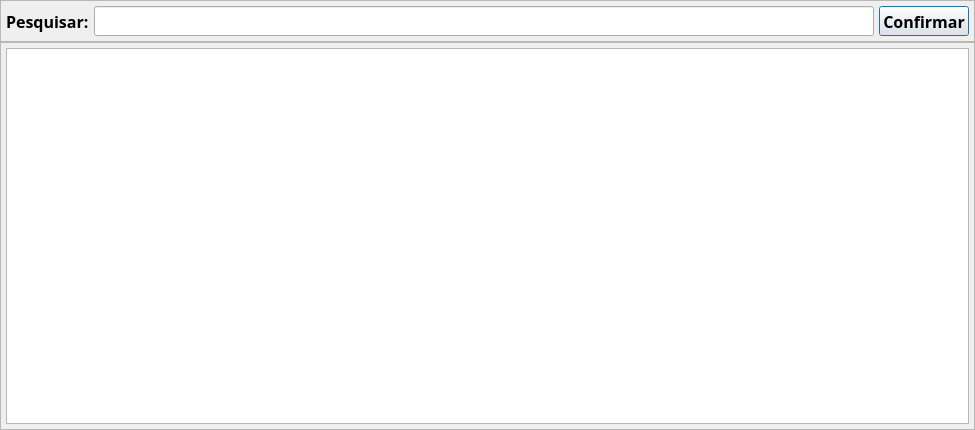
<?xml version="1.0" encoding="UTF-8"?>
<ui version="4.0">
 <class>Pesquisa_Abastecimento</class>
 <widget class="QDialog" name="Pesquisa_Abastecimento">
  <property name="geometry">
   <rect>
    <x>0</x>
    <y>0</y>
    <width>975</width>
    <height>430</height>
   </rect>
  </property>
  <property name="font">
   <font>
    <family>Segoe UI Semibold</family>
    <pointsize>12</pointsize>
    <bold>true</bold>
   </font>
  </property>
  <property name="windowTitle">
   <string>Pesquisa Abastecimento</string>
  </property>
  <layout class="QVBoxLayout" name="verticalLayout">
   <property name="spacing">
    <number>0</number>
   </property>
   <property name="leftMargin">
    <number>0</number>
   </property>
   <property name="topMargin">
    <number>0</number>
   </property>
   <property name="rightMargin">
    <number>0</number>
   </property>
   <property name="bottomMargin">
    <number>0</number>
   </property>
   <item>
    <widget class="QFrame" name="frm_Filtro">
     <property name="frameShape">
      <enum>QFrame::Shape::StyledPanel</enum>
     </property>
     <property name="frameShadow">
      <enum>QFrame::Shadow::Raised</enum>
     </property>
     <layout class="QHBoxLayout" name="horizontalLayout">
      <property name="spacing">
       <number>5</number>
      </property>
      <property name="leftMargin">
       <number>5</number>
      </property>
      <property name="topMargin">
       <number>5</number>
      </property>
      <property name="rightMargin">
       <number>5</number>
      </property>
      <property name="bottomMargin">
       <number>5</number>
      </property>
      <item>
       <widget class="QLabel" name="lb_Pesquisa">
        <property name="minimumSize">
         <size>
          <width>0</width>
          <height>30</height>
         </size>
        </property>
        <property name="maximumSize">
         <size>
          <width>16777215</width>
          <height>30</height>
         </size>
        </property>
        <property name="text">
         <string>Pesquisar:</string>
        </property>
       </widget>
      </item>
      <item>
       <widget class="QLineEdit" name="txt_Pesquisa">
        <property name="minimumSize">
         <size>
          <width>0</width>
          <height>30</height>
         </size>
        </property>
        <property name="maximumSize">
         <size>
          <width>16777215</width>
          <height>30</height>
         </size>
        </property>
       </widget>
      </item>
      <item>
       <widget class="QPushButton" name="bt_Pesquisa">
        <property name="minimumSize">
         <size>
          <width>0</width>
          <height>30</height>
         </size>
        </property>
        <property name="maximumSize">
         <size>
          <width>16777215</width>
          <height>30</height>
         </size>
        </property>
        <property name="text">
         <string>Confirmar</string>
        </property>
       </widget>
      </item>
     </layout>
    </widget>
   </item>
   <item>
    <widget class="QFrame" name="frm_Lista">
     <property name="frameShape">
      <enum>QFrame::Shape::StyledPanel</enum>
     </property>
     <property name="frameShadow">
      <enum>QFrame::Shadow::Raised</enum>
     </property>
     <layout class="QVBoxLayout" name="verticalLayout_2">
      <property name="spacing">
       <number>5</number>
      </property>
      <property name="leftMargin">
       <number>5</number>
      </property>
      <property name="topMargin">
       <number>5</number>
      </property>
      <property name="rightMargin">
       <number>5</number>
      </property>
      <property name="bottomMargin">
       <number>5</number>
      </property>
      <item>
       <widget class="QTableView" name="tb_Abastecimento"/>
      </item>
     </layout>
    </widget>
   </item>
  </layout>
 </widget>
 <resources/>
 <connections/>
</ui>
